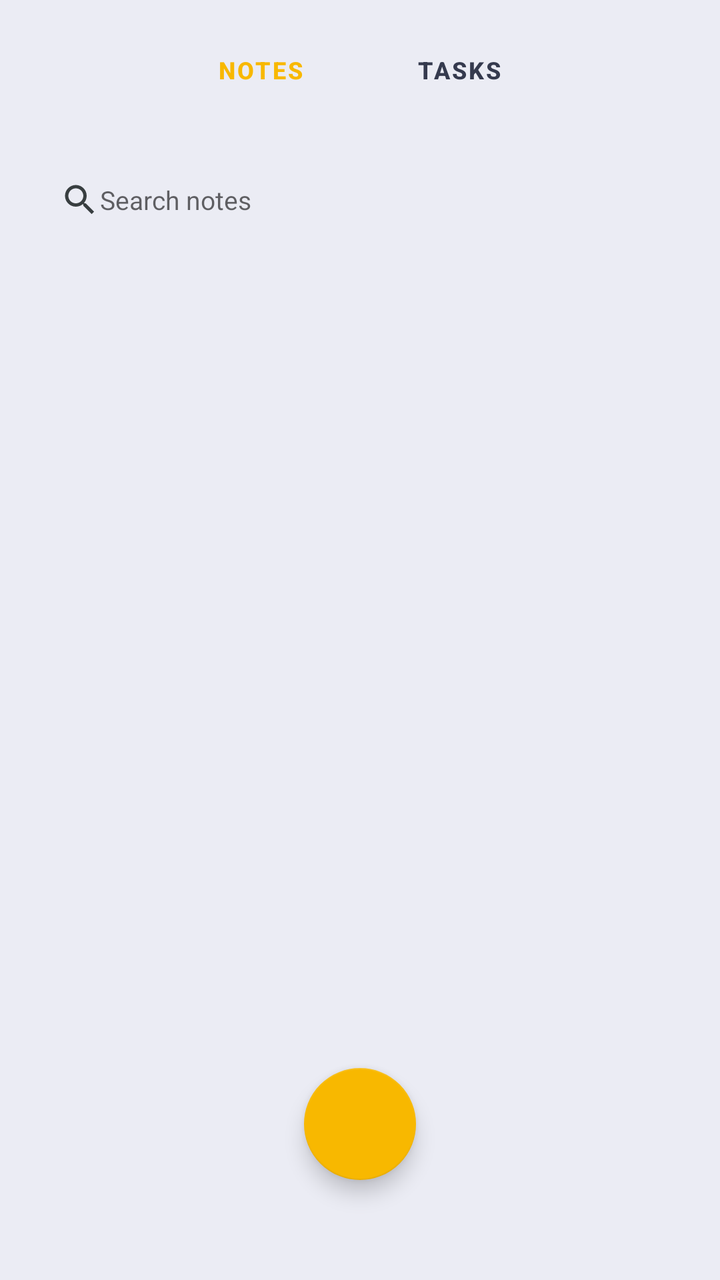
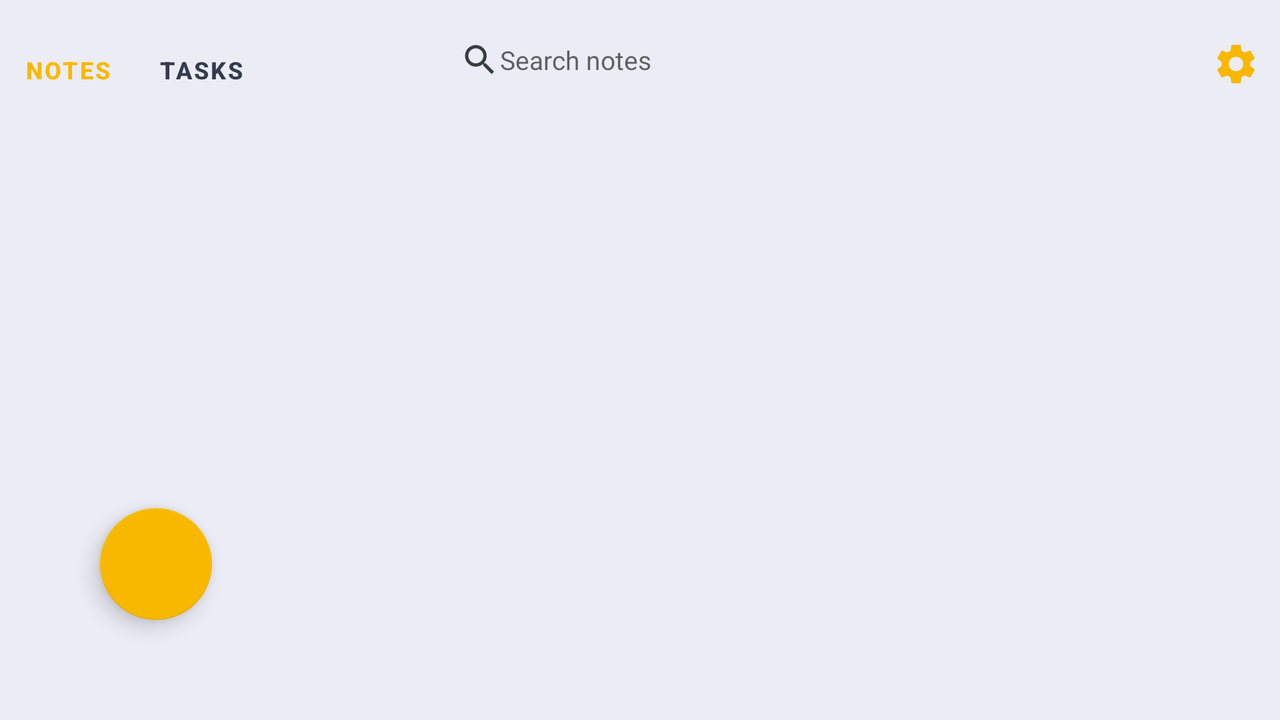

Two renders of one Android screen. The first uses the default layout on a phone; the second uses the alternative layout the repository ships for a different screen configuration, on a matching device. The two XML files are below.
<!-- AndroidManifest.xml: application theme Theme.Votenoid -->
<!-- res/layout/launch.xml -->
<?xml version="1.0" encoding="utf-8"?>
<RelativeLayout xmlns:android="http://schemas.android.com/apk/res/android"
    xmlns:app="http://schemas.android.com/apk/res-auto"
    xmlns:tools="http://schemas.android.com/tools"
    android:layout_width="match_parent"
    android:id="@+id/root"
    android:background="?attr/backgroundColor"
    android:layout_height="match_parent"
    tools:context=".screens.Launch">



    <androidx.appcompat.widget.Toolbar
        android:layout_width="match_parent"
        android:layout_height="wrap_content"
        android:id="@+id/toolbar"
        app:contentInsetStart="0dp"
        >
        <RelativeLayout
            android:layout_width="match_parent"
            android:layout_height="70dp"
            >
            <com.google.android.material.tabs.TabLayout
                android:layout_width="200dp"
                android:layout_height="wrap_content"
                android:id="@+id/home_tab"
                android:background="@android:color/transparent"
                android:layout_centerVertical="true"
                app:tabIndicator="@drawable/no_indicator"
                app:tabTextColor="?attr/tabTextColor"
                app:tabTextAppearance="@style/tabTextAppearance"
                app:tabSelectedTextColor="@color/colorPrimary"


                android:layout_centerHorizontal="true"
                >
                <com.google.android.material.tabs.TabItem
                    android:layout_width="wrap_content"

                    android:layout_height="wrap_content"


                    android:text="Notes"
                    />
                <com.google.android.material.tabs.TabItem
                    android:layout_width="wrap_content"

                    android:layout_height="wrap_content"
                    android:text="Tasks"
                    />
            </com.google.android.material.tabs.TabLayout>
            <ImageButton
                android:layout_width="wrap_content"
                android:layout_height="wrap_content"
                android:layout_centerVertical="true"
                android:id="@+id/settings"
                android:onClick="settingsPage"
                android:layout_marginEnd="@dimen/margin_end"
                android:visibility="gone"
                android:background="@drawable/settings"
                android:layout_alignParentEnd="true"
                />

        </RelativeLayout>
    </androidx.appcompat.widget.Toolbar>
    <EditText
        android:layout_width="match_parent"
        android:layout_height="40dp"
        android:hint="Search notes"
        android:textSize="13sp"
        android:paddingTop="10dp"
        android:paddingBottom="10dp"
        android:id="@+id/search"
        android:paddingStart="20dp"
        android:textColor="?attr/smallTextColor"

        android:paddingEnd="20dp"
        android:drawableStart="@drawable/search"
        android:layout_margin="@dimen/margin_end"
        android:background="@drawable/search_background"
        android:layout_below="@id/toolbar"
        />


    <androidx.viewpager2.widget.ViewPager2
        android:layout_width="match_parent"
        android:layout_below="@+id/search"
        android:id="@+id/viewpager"
        android:layout_height="match_parent"

        />
    <com.google.android.material.floatingactionbutton.FloatingActionButton
        android:layout_width="wrap_content"
        android:layout_height="wrap_content"
        android:layout_centerHorizontal="true"
        android:layout_alignParentBottom="true"
        android:onClick="addNote"
        android:id="@+id/add"
        android:foregroundGravity="center"

        android:tint="@color/colorPrimary"

        android:backgroundTint="@color/colorPrimary"
        android:foreground="@drawable/add"
        android:layout_marginBottom="50dp"
        />


</RelativeLayout>
<!-- resources referenced by this layout -->
<resources>
  <color name="colorPrimary">#F8B800</color>
  <dimen name="margin_end">10dp</dimen>
  <!-- drawable add (drawable) -->
  <vector android:height="30dp" android:tint="@color/white"
      android:viewportHeight="24" android:viewportWidth="24"
  
      android:width="30dp" xmlns:android="http://schemas.android.com/apk/res/android">
      <path android:fillColor="@android:color/white" android:pathData="M19,13h-6v6h-2v-6H5v-2h6V5h2v6h6v2z"/>
  </vector>
  <!-- drawable search (drawable) -->
  <vector xmlns:android="http://schemas.android.com/apk/res/android"
      android:width="20dp"
      android:height="20dp"
      android:viewportWidth="24"
      android:viewportHeight="24"
      android:tint="?attr/smallTextColor">
    <path
        android:fillColor="@android:color/white"
        android:pathData="M15.5,14h-0.79l-0.28,-0.27C15.41,12.59 16,11.11 16,9.5 16,5.91 13.09,3 9.5,3S3,5.91 3,9.5 5.91,16 9.5,16c1.61,0 3.09,-0.59 4.23,-1.57l0.27,0.28v0.79l5,4.99L20.49,19l-4.99,-5zM9.5,14C7.01,14 5,11.99 5,9.5S7.01,5 9.5,5 14,7.01 14,9.5 11.99,14 9.5,14z"/>
  </vector>
  <!-- drawable settings (drawable) -->
  <vector xmlns:android="http://schemas.android.com/apk/res/android"
      android:width="24dp"
      android:height="24dp"
      android:viewportWidth="24"
  
      android:viewportHeight="24"
      android:tint="@color/colorPrimary">
    <path
        android:fillColor="@android:color/white"
        android:pathData="M19.14,12.94c0.04,-0.3 0.06,-0.61 0.06,-0.94c0,-0.32 -0.02,-0.64 -0.07,-0.94l2.03,-1.58c0.18,-0.14 0.23,-0.41 0.12,-0.61l-1.92,-3.32c-0.12,-0.22 -0.37,-0.29 -0.59,-0.22l-2.39,0.96c-0.5,-0.38 -1.03,-0.7 -1.62,-0.94L14.4,2.81c-0.04,-0.24 -0.24,-0.41 -0.48,-0.41h-3.84c-0.24,0 -0.43,0.17 -0.47,0.41L9.25,5.35C8.66,5.59 8.12,5.92 7.63,6.29L5.24,5.33c-0.22,-0.08 -0.47,0 -0.59,0.22L2.74,8.87C2.62,9.08 2.66,9.34 2.86,9.48l2.03,1.58C4.84,11.36 4.8,11.69 4.8,12s0.02,0.64 0.07,0.94l-2.03,1.58c-0.18,0.14 -0.23,0.41 -0.12,0.61l1.92,3.32c0.12,0.22 0.37,0.29 0.59,0.22l2.39,-0.96c0.5,0.38 1.03,0.7 1.62,0.94l0.36,2.54c0.05,0.24 0.24,0.41 0.48,0.41h3.84c0.24,0 0.44,-0.17 0.47,-0.41l0.36,-2.54c0.59,-0.24 1.13,-0.56 1.62,-0.94l2.39,0.96c0.22,0.08 0.47,0 0.59,-0.22l1.92,-3.32c0.12,-0.22 0.07,-0.47 -0.12,-0.61L19.14,12.94zM12,15.6c-1.98,0 -3.6,-1.62 -3.6,-3.6s1.62,-3.6 3.6,-3.6s3.6,1.62 3.6,3.6S13.98,15.6 12,15.6z"/>
  </vector>
  <style name="tabTextAppearance">
          <item name="android:textSize">22dp</item>
          <item name="android:textStyle">bold</item>
      </style>
  <style name="Theme.Votenoid" parent="Theme.MaterialComponents.Light.NoActionBar">
          
          <item name="colorPrimary">@color/colorPrimary</item>
          <item name="colorPrimaryVariant">@color/colorPrimary</item>
          <item name="colorOnPrimary">@color/white</item>
          
          <item name="colorSecondary">@color/colorPrimary</item>
          <item name="colorSecondaryVariant">@color/colorSecondary</item>
          <item name="colorOnSecondary">@color/black</item>
          <item name="backgroundColor">@color/alternate_white</item>
          <item name="bigTextColor">@color/headerColor</item>
          <item name="headerColor">@color/small_text_color</item>
          <item name="smallTextColor">@color/big_text_color</item>
          <item name="android:windowDisablePreview">true</item>
          <item name="searchColor">#E8E8E8</item>
          <item name="cardBackgroundColor">@color/gray_white</item>
  
          <item name="tabTextColor">@color/headerColor</item>
  
          
          <item name="android:statusBarColor" tools:targetApi="l">@color/colorPrimary</item>
          
      </style>
  <color name="white">#FFFFFFFF</color>
  <color name="colorSecondary">#adadb0</color>
  <color name="black">#FF000000</color>
  <color name="alternate_white">#EBECF4</color>
  <color name="headerColor">#353A4E</color>
  <color name="small_text_color">#89898B</color>
  <color name="big_text_color">#383E40</color>
  <color name="gray_white">#E8E8E8</color>
</resources>
<!-- res/layout-land/launch.xml (the author's variant of the layout above) -->
<!-- drawn on the phone turned sideways -->
<?xml version="1.0" encoding="utf-8"?>
<RelativeLayout xmlns:android="http://schemas.android.com/apk/res/android"
    xmlns:app="http://schemas.android.com/apk/res-auto"
    xmlns:tools="http://schemas.android.com/tools"
    android:layout_width="match_parent"
    android:id="@+id/root"
    android:background="?attr/backgroundColor"
    android:layout_height="match_parent"
    tools:context=".screens.Launch">



    <androidx.appcompat.widget.Toolbar
        android:layout_width="200dp"
        android:layout_height="wrap_content"
        android:layout_alignParentStart="true"
        android:id="@+id/toolbar"
        app:contentInsetStart="0dp"
        >
        <RelativeLayout
            android:layout_width="wrap_content"
            android:layout_height="70dp"
            >
            <com.google.android.material.tabs.TabLayout
                android:layout_width="wrap_content"
                android:layout_height="wrap_content"
                android:id="@+id/home_tab"
                android:background="@android:color/transparent"
                android:layout_centerVertical="true"
                app:tabIndicator="@drawable/no_indicator"
                app:tabTextColor="?attr/tabTextColor"
                app:tabTextAppearance="@style/tabTextAppearance"
                app:tabSelectedTextColor="@color/colorPrimary"
                android:layout_centerHorizontal="true"
                >
                <com.google.android.material.tabs.TabItem
                    android:layout_width="wrap_content"
                    android:layout_height="wrap_content"

                    android:text="Notes"
                    />
                <com.google.android.material.tabs.TabItem
                    android:layout_width="wrap_content"
                    android:layout_height="wrap_content"
                    android:text="Tasks"
                    />
            </com.google.android.material.tabs.TabLayout>


        </RelativeLayout>
    </androidx.appcompat.widget.Toolbar>
    <EditText
        android:layout_width="match_parent"
        android:layout_height="40dp"
        android:hint="Search notes"
        android:layout_toEndOf="@id/toolbar"
        android:textSize="13sp"
        android:paddingTop="10dp"
        android:paddingBottom="10dp"
        android:id="@+id/search"
        android:paddingStart="20dp"

        android:textColor="?attr/smallTextColor"

        android:paddingEnd="20dp"
        android:drawableStart="@drawable/search"
        android:layout_toStartOf="@id/settings"
        android:layout_margin="@dimen/margin_end"
        android:background="@drawable/search_background"
        />
    <ImageButton
        android:layout_width="wrap_content"
        android:layout_height="wrap_content"
        android:layout_marginTop="20dp"
        android:id="@+id/settings"
        android:onClick="settingsPage"
        android:layout_marginEnd="@dimen/margin_end"
        android:background="@drawable/settings"

        android:layout_alignParentEnd="true"
        />


    <androidx.viewpager2.widget.ViewPager2
        android:layout_width="match_parent"
        android:layout_below="@+id/search"
        android:id="@+id/viewpager"
        android:layout_toEndOf="@id/toolbar"
        android:layout_height="match_parent"

        />
    <com.google.android.material.floatingactionbutton.FloatingActionButton
        android:layout_width="wrap_content"
        android:layout_height="wrap_content"
        android:layout_alignParentBottom="true"
        android:onClick="addNote"
        android:id="@+id/add"
        android:foregroundGravity="center"
        android:layout_marginStart="50dp"

        android:tint="@color/colorPrimary"

        android:backgroundTint="@color/colorPrimary"
        android:foreground="@drawable/add"
        android:layout_marginBottom="50dp"
        />


</RelativeLayout>
